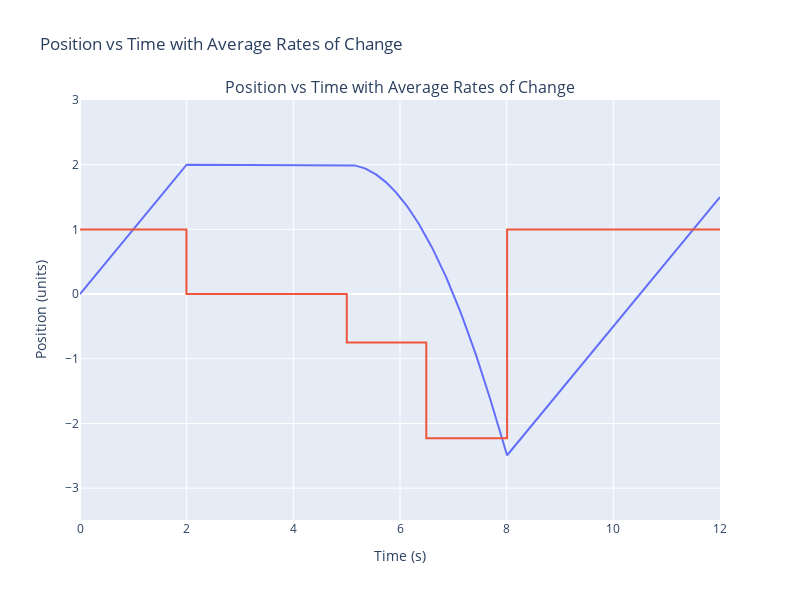

Notebook code cell kept with this figure:
### Markdown cell above
On the surface this seems good enough to understand where the person was moving or standing still; however, if we remember the problem, there was a point where the person was accelerating and our change in position was not a linear change. To illustrate this, we take the previous figure of the rates of change and split each segement into two.

### Code cell
# We will make a 2D numpy array again but this time include another row where we divide the time in half
intermediate_time = t2 + (t3 - t2)/2
desired_time_segments = np.array([[0, t1], [t1, t2], [t2, intermediate_time], [intermediate_time, t3], [t3, t4]])
print('Desired time points selected =', desired_time_segments.flatten())

# Get indices where time segments match the time array we constructed
segment_indices = find_nearest_index(time, desired_time_segments)

# And we can then calculate our rates
position_rates = get_rate(positions, time, segment_indices[:, 0], segment_indices[:, 1])

# Let's plot our figures
# Create a figure for the position vs time plot
fig = make_subplots(rows=1, cols=1, subplot_titles=("Position vs Time with Average Rates of Change",))

# Add the position vs time trace
fig.add_trace(go.Scatter(x=time, y=positions, mode='lines', name='Position'), row=1, col=1)

# Add the rate of position vs time trace
fig.add_trace(go.Scatter(x=time[segment_indices.flatten()], y=position_rates, mode='lines', name='Position Rate'), row=1, col=1)

# Update layout
fig.update_xaxes(title_text="Time (s)", range=[0, total_time], row=1, col=1)
fig.update_yaxes(title_text="Position (units)", range=[min(positions) - 1, max(positions) + 1], row=1, col=1)
fig.update_layout(title_text="Position vs Time with Average Rates of Change", height=600, width=800, showlegend=False)

# Display the figure
pio.show(fig)

### Figure 1 — Plotly figure (JSON) as saved in the notebook; plotly's stock layout.template omitted (floating-point values rounded to 4 significant figures; data arrays with more than 128 entries replaced by an {"elided": "..."} marker saying what was removed)
{"data": [{"mode": "lines", "name": "Position", "type": "scatter", "x": {"elided": "500 float values"}, "xaxis": "x", "y": {"elided": "500 float values"}, "yaxis": "y"}, {"mode": "lines", "name": "Position Rate", "type": "scatter", "x": [0, 1.996, 1.996, 5.002, 5.002, 6.493, 6.493, 8.008, 8.008, 12], "xaxis": "x", "y": [1, 1, 0.001333, 0.001333, -0.7475, -0.7475, -2.229, -2.229, 1, 1], "yaxis": "y"}], "layout": {"annotations": [{"font": {"size": 16}, "showarrow": false, "text": "Position vs Time with Average Rates of Change", "x": 0.5, "xanchor": "center", "xref": "paper", "y": 1, "yanchor": "bottom", "yref": "paper"}], "height": 600, "showlegend": false, "title": {"text": "Position vs Time with Average Rates of Change"}, "width": 800, "xaxis": {"anchor": "y", "domain": [0, 1], "range": [0, 12], "title": {"text": "Time (s)"}}, "yaxis": {"anchor": "x", "domain": [0, 1], "range": [-3.492, 3], "title": {"text": "Position (units)"}}}}
